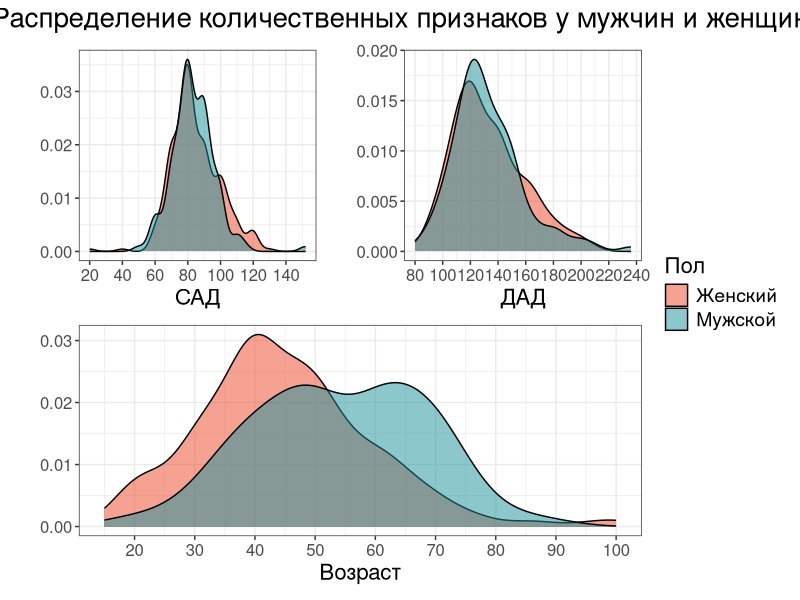
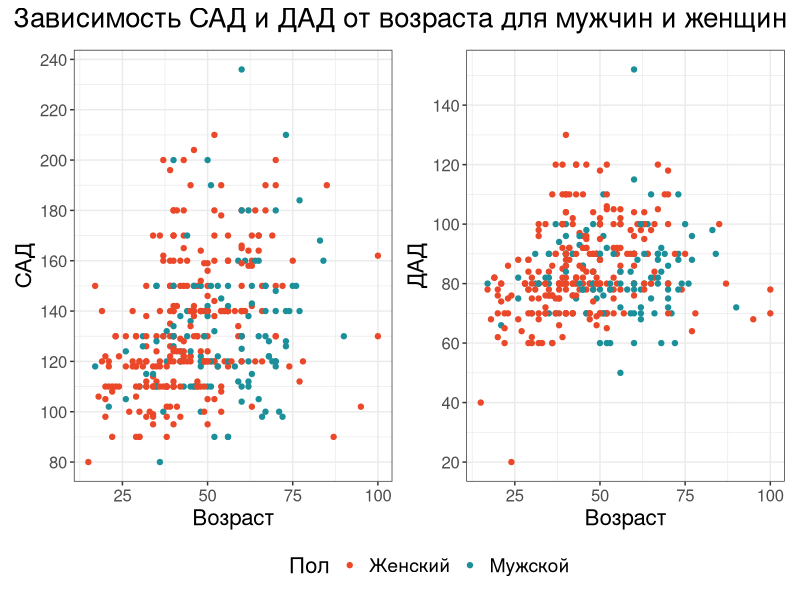
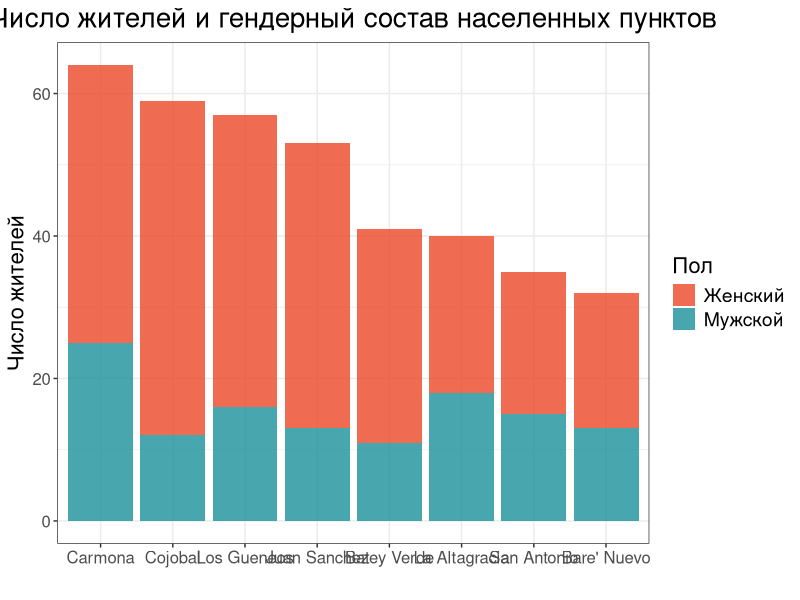
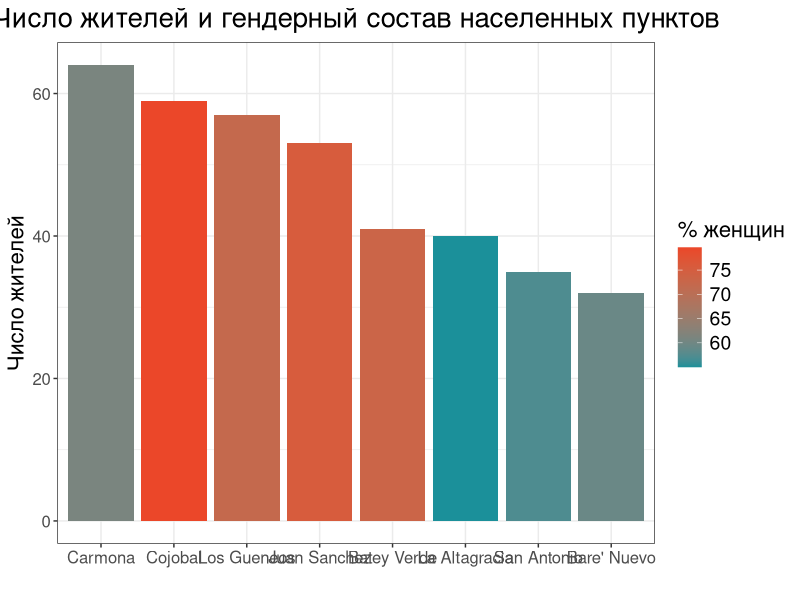
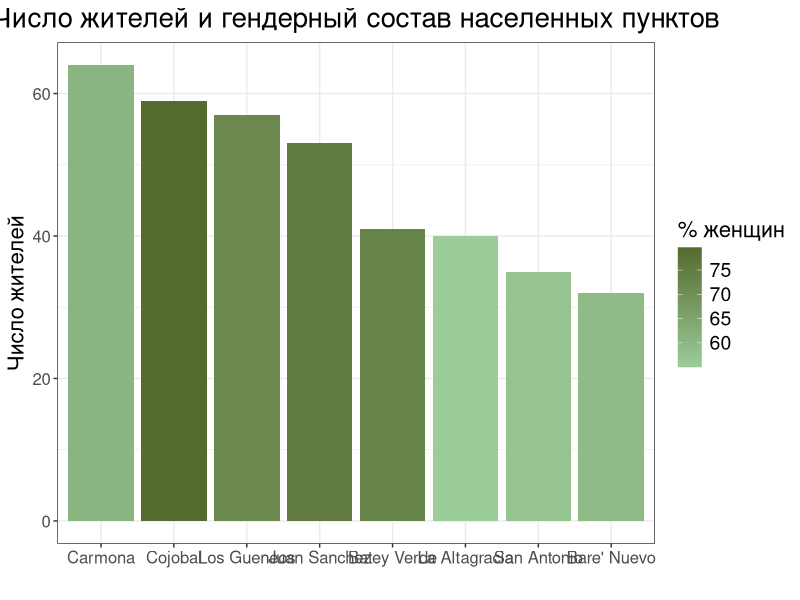
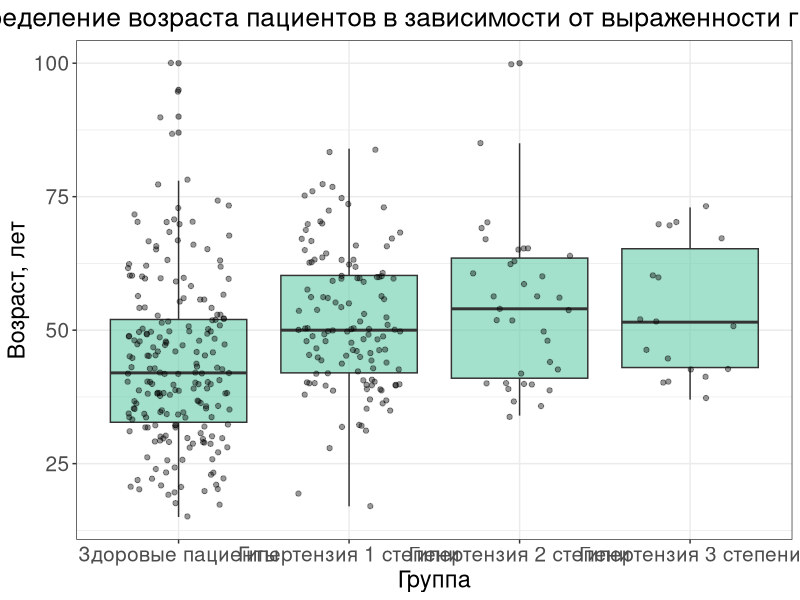
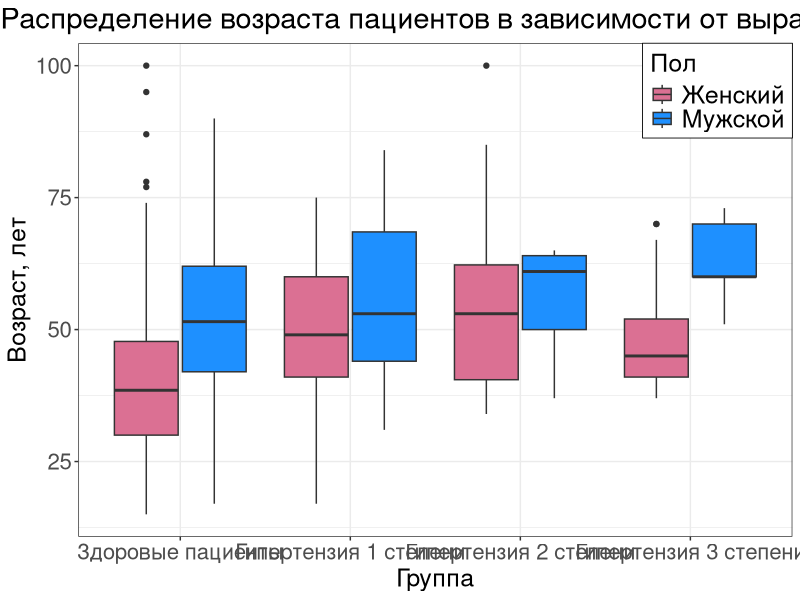
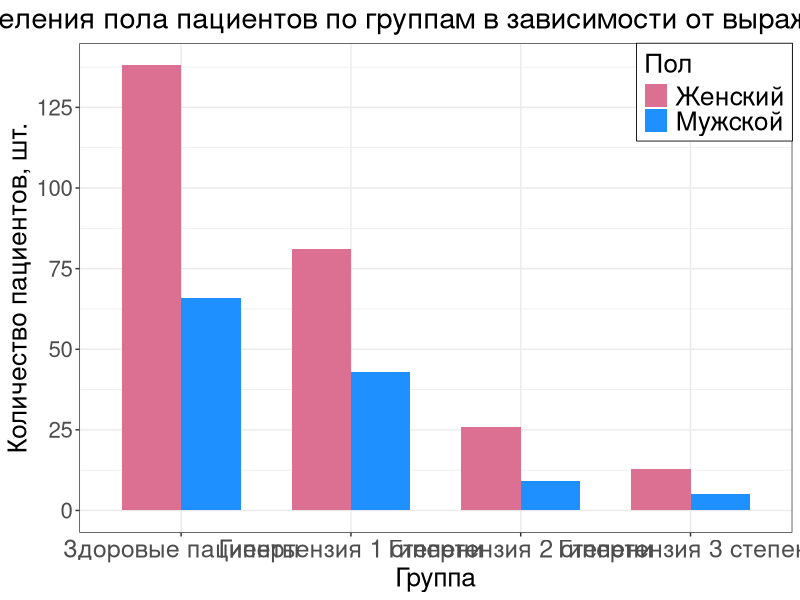

The R script that drew these images, in order:
## ---- chunk 1
knitr::opts_chunk$set(echo = TRUE, message = F, warning = F)

library(flextable)
library(tidyverse)
library(readxl)
library(patchwork)
library(knitr)

no_legend <- theme(
    legend.position= "none"
  )
no_y <- labs(
  y = ""
)

gender_fill <- scale_fill_manual(name= "Пол",
                   labels = c("Female" = "Женский", "Male" = "Мужской"),
                   values=c(
                    "Male" = "#1b909a",
                    "Female" = "#eb4729")
)
gender_col <- scale_colour_manual(name= "Пол",
                   labels = c("Female" = "Женский", "Male" = "Мужской"),
                   values=c(
                    "Male" = "#1b909a",
                    "Female" = "#eb4729")
)
theme_set(theme_bw())
axis_theme <- theme(
    plot.title = element_text(size=20, hjust=0.5),
    plot.subtitle = element_text(size=14, hjust=0.5),
    axis.title = element_text(size=16),
    axis.text.y = element_text(size=12),
    axis.text.x = element_text(size=12),
    legend.title = element_text(size = 16),
    legend.text = element_text(size = 14),
    )
## ---- chunk 2
hypertension <- read_xlsx("data/originals/DominicanHTN_add_sign.xlsx")
hypertension <- hypertension %>%
  mutate(severity_hypertension = case_when(
    (SBP < 140 & DBP < 90) ~ "norm",
    ((SBP >= 140 & SBP < 160) | (DBP >= 90 & DBP < 100)) ~ "stage1", 
    ((SBP >= 160 & SBP < 180) | (DBP >= 100 & DBP < 110)) ~ "stage2", 
    (SBP >= 180 | DBP >= 110) ~ "stage3", TRUE ~ "crisis" )) 
hypertension %>% filter(severity_hypertension == "crisis") #все пациенты распределены по группам
## ---- chunk 3

gender_table <- hypertension %>%
  mutate(Пол = case_when(
    Gender == "Male" ~ "Мужской",
    Gender == "Female" ~ "Женский"
  )) %>%
  count(Пол) %>%
  rename("Количество" = n) %>%
  bind_rows(
    tibble(Пол = "Всего", Количество = sum(.$Количество))
  ) 
qflextable(gender_table) %>% set_caption("Распределение пациентов по полу")

## ---- chunk 4
hypertension %>% group_by(Gender) %>% summarise(median_age=median(Age))
## ---- chunk 5
p1 <- ggplot(hypertension, aes(x = SBP, fill = Gender)) + 
  geom_density(alpha = 0.5) + no_legend + labs(x = "ДАД") + scale_x_continuous(breaks = seq(80, 350, 20))
p2 <- ggplot(hypertension, aes(x = DBP, fill = Gender)) + 
  geom_density(alpha = 0.5) + no_legend + labs(x = "САД") + scale_x_continuous(breaks = seq(20, 350, 20))
p3 <- ggplot(hypertension, aes(x = Age, fill = Gender)) + 
  geom_density(alpha = 0.5) + labs(x = "Возраст") + scale_x_continuous(breaks=seq(0, 100, 10))


(p2 + p1) / p3 + plot_annotation(title = "Распределение количественных признаков у мужчин и женщин") + plot_layout(guides = "collect") & no_y & gender_fill & axis_theme
## ---- chunk 6
p1 <- ggplot(hypertension, aes(x=Age, y=SBP, color=Gender))+
  geom_point() + labs(x = "Возраст", y="САД") + scale_y_continuous(breaks = seq(20, 350, 20))
p2 <- ggplot(hypertension, aes(x=Age, y=DBP, color=Gender))+
  geom_point() + labs(x = "Возраст", y="ДАД") + scale_y_continuous(breaks = seq(20, 350, 20))
p1 + p2 + plot_layout(guides = "collect") + plot_annotation(title = "Зависимость САД и ДАД от возраста для мужчин и женщин") & gender_col & axis_theme & theme(legend.position = "bottom") 
## ---- chunk 7
ggplot(hypertension) +
  geom_bar(aes(x = fct_infreq(Village), fill = Gender), alpha=0.8) + gender_fill +
  labs(x="", y="Число жителей",title="Число жителей и гендерный состав населенных пунктов")+axis_theme
## ---- chunk 8
village_stats <- hypertension %>%
  group_by(Village) %>%
  summarise(
    total = n(),
    pct_female = mean(Gender == "Female") * 100
  )
ggplot(village_stats, aes(x = fct_reorder(Village, total, .desc = T), y = total, fill = pct_female)) +
  geom_col() +
  scale_fill_gradient(low = "#1b909a", high = "#eb4729", name = "% женщин") +
  labs(x = "", y = "Число жителей", title="Число жителей и гендерный состав населенных пунктов") + axis_theme
## ---- chunk 9
ggplot(village_stats, aes(x = fct_reorder(Village, total, .desc = T), y = total, fill = pct_female)) +
  geom_col() +
  scale_fill_gradient(low = "#9BCD9B", high = "darkolivegreen", name = "% женщин") +
  labs(x = "", y = "Число жителей", title="Число жителей и гендерный состав населенных пунктов") + axis_theme
## ---- chunk 10
scale_x_hypertension <- scale_x_discrete(name = "Группа",
                                         labels = c("norm" = "Здоровые пациенты",
                                                    "stage1" = "Гипертензия 1 степени",
                                                    "stage2" = "Гипертензия 2 степени",
                                                    "stage3" = "Гипертензия 3 степени"))

ggplot(hypertension, aes(x = severity_hypertension, y = Age)) +
  geom_boxplot(width = 0.8, alpha = 0.6, fill = "aquamarine3") +
  geom_jitter(width = 0.3, alpha = 0.4, color = "black") +
  labs(title = "Распределение возраста пациентов в зависимости от выраженности гипертензии", 
       x = "Группа", 
       y = "Возраст, лет")+
  scale_x_hypertension +
  theme_bw()+
  theme(
    plot.title = element_text(size = 19, hjust = 0.5),
    axis.title = element_text(size = 17),
    axis.text.y = element_text(size = 15),
    axis.text.x = element_text(size = 15)
  )
## ---- chunk 11
scale_fill_gender <- scale_fill_manual(
    name = "Пол",
    labels = c(
      "Male" = "Мужской",
      "Female" = "Женский"),
    values = c(
      "Male" = "dodgerblue",
      "Female" = "palevioletred"))

ggplot(hypertension, aes(x = severity_hypertension, y = Age, fill = Gender)) +
  geom_boxplot(position = position_dodge(width = 0.8)) +
  labs(title = "Распределение возраста пациентов в зависимости от выраженности гипертензии", 
       x = "Группа", 
       y = "Возраст, лет")+
  scale_x_hypertension+
  scale_fill_gender+
  theme_bw()+
  theme(
    plot.title = element_text(size = 21, hjust = 0.2),
    axis.title = element_text(size = 18),
    axis.text.y = element_text(size = 16),
    axis.text.x = element_text(size = 16),
    legend.position = "inside",
    legend.justification = c("right", "top"),
    legend.title = element_text(size = 18),
    legend.text = element_text(size = 18),
    legend.background = element_rect(color = "black", size = 0.3)
  )
## ---- chunk 12
ggplot(hypertension, aes(x = severity_hypertension, fill = Gender)) +
  geom_bar(position = "dodge", width = 0.7) +
  labs(title = "График распределения пола пациентов по группам в зависимости от выраженности гипертензии", 
       x = "Группа", 
       y = "Количество пациентов, шт.") +
  scale_x_hypertension +
  scale_y_continuous(
    name = "Количество пациентов, шт.",
    breaks = seq(0, 150, 25))+
  scale_fill_gender+
  theme_bw()+
  theme(
    plot.title = element_text(size = 21, hjust = 0.5),
    axis.title = element_text(size = 19),
    axis.text.y = element_text(size = 16),
    axis.text.x = element_text(size = 18),
    legend.position = "inside",
    legend.justification = c("right", "top"),
    legend.title = element_text(size = 19),
    legend.text = element_text(size = 19),
    legend.background = element_rect(color = "black", size = 0.3)
  )
## ---- chunk 13
scale_fill_hypertension <- scale_fill_manual(
    name = "Группа",
    labels = c(
      "norm" = "Здоровые пациенты",
      "stage1" = "1 степень",
      "stage2" = "2 степень",
      "stage3" = "3 степень"),
    values = c(
      "norm" = "palegreen",
      "stage1" = "seagreen2",
      "stage2" = "mediumseagreen",
      "stage3" = "seagreen"))

ggplot(hypertension, aes(x = Village, fill = severity_hypertension)) +
  geom_bar(position = "dodge", width = 0.8) +
  labs(title = "График распределения групп по деревням в зависимости от выраженности гипертензии",
       x = "Деревня", y = "Количество пациентов, шт.")+
  scale_fill_hypertension+
  theme_bw()+
  theme(
    plot.title = element_text(size = 23, hjust = 0.5),
    axis.title = element_text(size = 20),
    axis.text.y = element_text(size = 16),
    axis.text.x = element_text(size = 16),
    legend.position = "inside",
    legend.justification = c("right", "top"),
    legend.title = element_text(size = 18),
    legend.text = element_text(size = 18),
    legend.background = element_rect(color = "black", size = 0.3)
  )
## ---- chunk 14
ggplot(hypertension, aes(x = severity_hypertension, y = SBP)) +
  geom_violin(fill = "cornflowerblue", alpha = 0.5) +
  geom_boxplot(fill = "royalblue4", width = 0.15) +
  labs(title = "САД по группам в зависимости от выраженности гипертензии", 
       x = "Группа", 
       y = "САД, мм рт. ст.") +
  scale_x_hypertension+
  scale_y_continuous(
    name = "САД, мм рт. ст.",
    breaks = seq(0, 300, 25))+
  theme_bw()+
  theme(
    plot.title = element_text(size = 28, hjust = 0.5),
    axis.title = element_text(size = 25),
    axis.text.y = element_text(size = 20),
    axis.text.x = element_text(size = 19)
  )

ggplot(hypertension, aes(x = severity_hypertension, y = DBP, fill = severity_hypertension)) +
  geom_violin(fill = "cornflowerblue", alpha = 0.5) +
  geom_boxplot(fill = "royalblue4", width = 0.15) +
  labs(title = "ДАД по группам в зависимости от выраженности гипертензии", 
       x = "Группа", 
       y = "ДАД, мм рт. ст.") +
  scale_y_continuous(
    name = "САД, мм рт. ст.",
    breaks = seq(0, 300, 25))+
  scale_x_hypertension+
  theme_bw()+
  theme(
    plot.title = element_text(size = 28, hjust = 0.5),
    axis.title = element_text(size = 25),
    axis.text.y = element_text(size = 20),
    axis.text.x = element_text(size = 19)
  )
## ---- chunk 15
